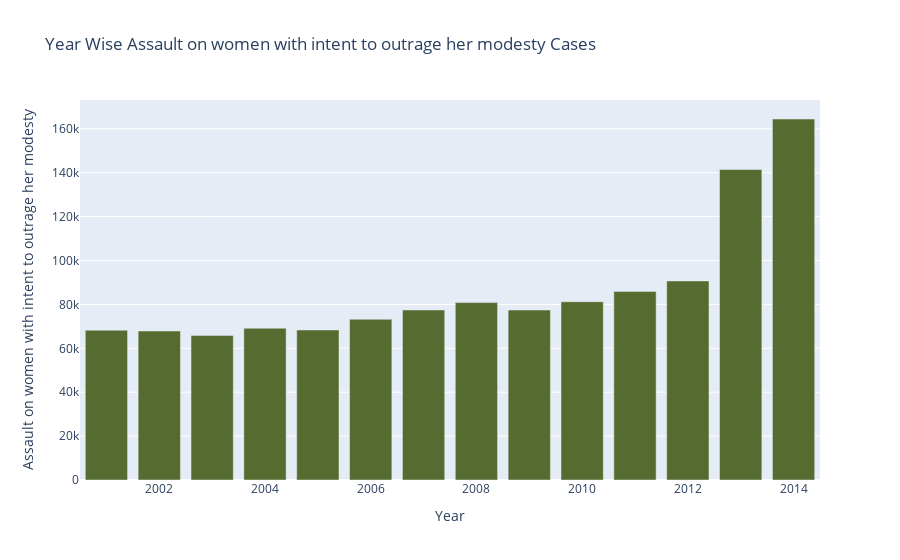

Notebook code for this chart:
### Markdown cell above
### 4) Assault on women with intent to outrage her modesty

### Code cell
fig = px.bar(total_case_all_years, x=total_case_all_years.index, 
             y='Assault on women with intent to outrage her modesty',color_discrete_sequence=['darkolivegreen'],
            title='Year Wise Assault on women with intent to outrage her modesty Cases')
fig.show()

### Figure 1 — Plotly figure (JSON) as saved in the notebook; plotly's stock layout.template omitted (floating-point values rounded to 4 significant figures)
{"data": [{"alignmentgroup": "True", "hovertemplate": "Year=%{x}<br>Assault on women with intent to outrage her modesty=%{y}<extra></extra>", "legendgroup": "", "marker": {"color": "darkolivegreen"}, "name": "", "offsetgroup": "", "orientation": "v", "showlegend": false, "textposition": "auto", "type": "bar", "x": [2001, 2002, 2003, 2004, 2005, 2006, 2007, 2008, 2009, 2010, 2011, 2012, 2013, 2014], "xaxis": "x", "y": [68248, 67886, 65878, 69134, 68350, 73234, 77468, 80826, 77422, 81226, 85936, 90702, 141478, 164470], "yaxis": "y"}], "layout": {"barmode": "relative", "legend": {"tracegroupgap": 0}, "title": {"text": "Year Wise Assault on women with intent to outrage her modesty Cases"}, "xaxis": {"anchor": "y", "domain": [0, 1], "title": {"text": "Year"}}, "yaxis": {"anchor": "x", "domain": [0, 1], "title": {"text": "Assault on women with intent to outrage her modesty"}}}}
